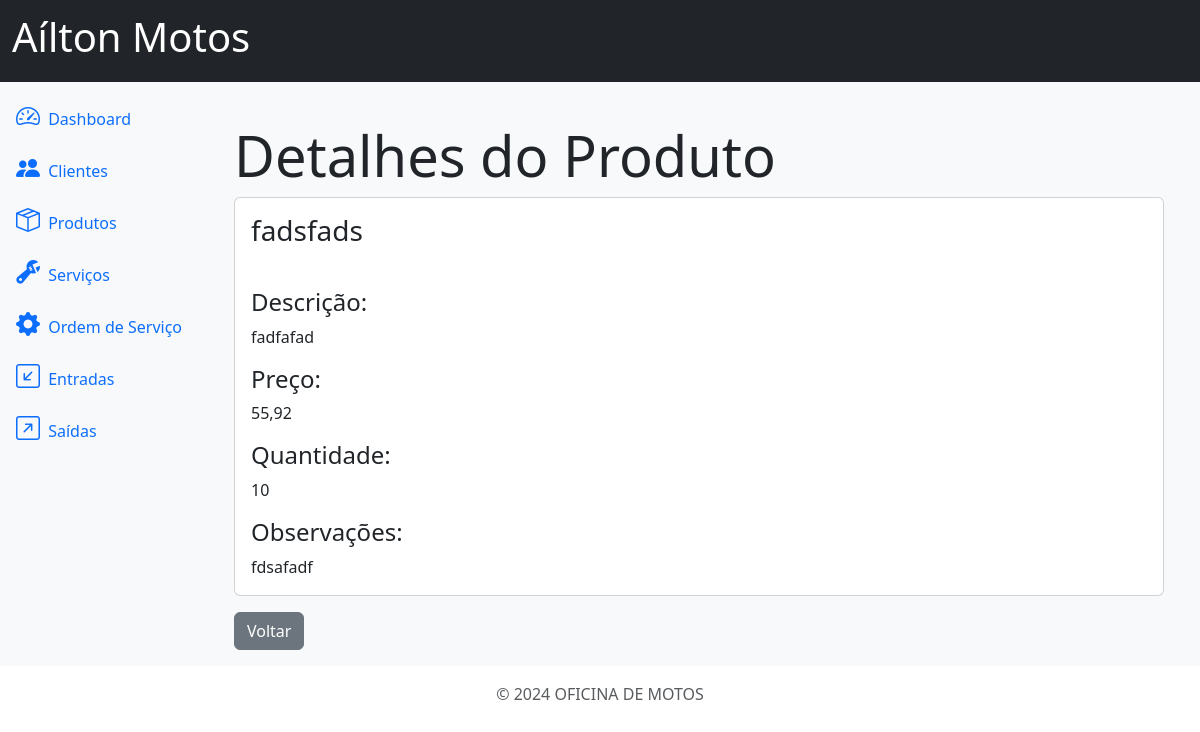
The app's page /products/7/detail/ with its own data.
### products/models.py (models this page shows, shortened)
class Product(models.Model):
    id = models.AutoField(primary_key=True)
    name = models.CharField(max_length=500, verbose_name='Nome')
    description = models.TextField(blank=True, null=True, verbose_name='Descrição')
    price = models.DecimalField(max_digits=20, decimal_places=2, verbose_name='Preço')
    quantity = models.IntegerField(default=0, verbose_name='Quantidade')
    comments = models.TextField(blank=True, null=True, verbose_name='Observações')
    class Meta:
        verbose_name = ('Produto')
        verbose_name_plural = ('Produtos')

### products/views.py (the view)
# urls.py: path('products/<int:pk>/detail/', ProductDetailView.as_view(), name='products_detail'),
class ProductDetailView(DetailView):
    model = Product
    template_name = 'products_detail.html'

### products/templates/products_detail.html
{% extends 'base.html' %}
{% block content %}
<div class="container mt-4">
    <h3 class="display-4">Detalhes do Produto</h3>
    <div class="card">
        <div class="card-body">
            <h3 class="card-title">{{ object.name }}</h3>
        </div>
        <div class="card-body">
            <h4>Descrição:</h4>
            <p>{{ object.description }}</p>
            <h4>Preço:</h4>
            <p>{{ object.price }}</p>
            <h4>Quantidade:</h4>
            <p>{{ object.quantity }}</p>
            <h4>Observações:</h4>
            <p class="card-text">{{ object.comments }}</p>
        </div>
    </div>
    <a href="{% url 'products' %}" class="btn btn-secondary mt-3">Voltar</a>
</div>
{% endblock %}

### records on screen
Product: name "fadsfads", description "fadfafad", price "55,92", quantity "10", comments "fdsafadf"
